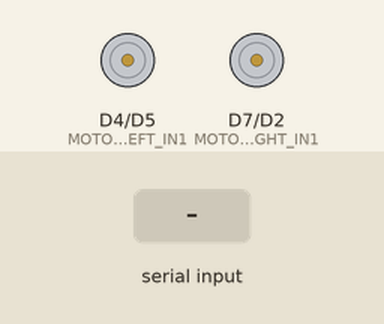
This sketch was run on a simulated ESP8266 (NodeMCU). Shown: motor-driver pin pairs drawn as motors (green arrow = first pin HIGH = forward, orange = second pin HIGH = backward, longer = more drive, scaled by the enable pin). The inputs (shaded band) are chosen by the test bench. What the sketch prints to the serial monitor is not drawn.

Above: at 4.2 s.
4.3 s: "forward\n" received over Serial
At 5.1 s:
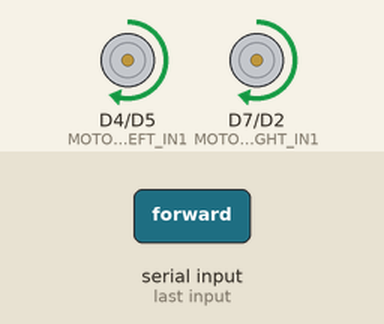
7.3 s: "backward\n" received over Serial
At 8.3 s:
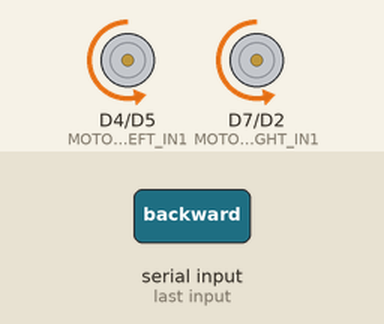
10.3 s: "left\n" received over Serial
At 10.7 s:
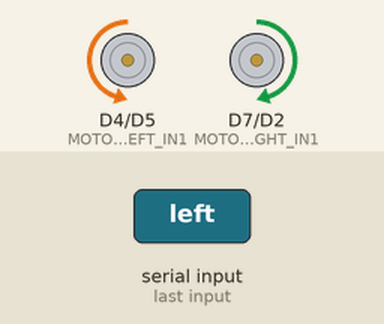
12.8 s: "right\n" received over Serial
At 13.6 s:
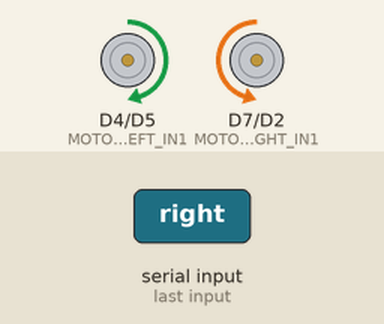
15.3 s: "testleft\n" received over Serial
At 15.9 s:
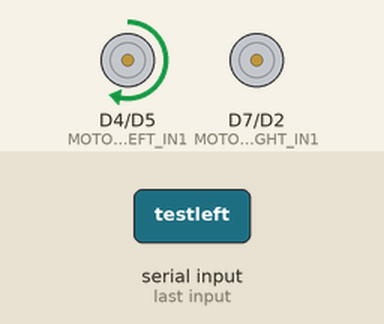
18.3 s: "testright\n" received over Serial
At 19.1 s:
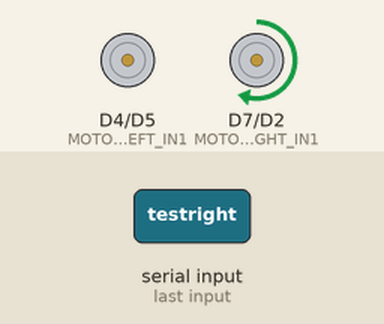
Timing chart, 0 to 21.8 s (numbered marks = the images above; inputs shaded):
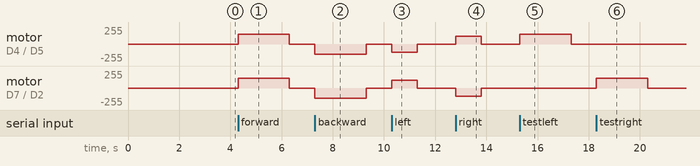

The sketch:

MINIMAL_MOTOR_TEST.ino
```cpp
// FIXED L298N WIRING - SAFE ESP8266 PINS
// ENA-D1, IN1-D4, IN2-D5, ENB-D6, IN3-D7, IN4-D2

void setup() {
    Serial.begin(115200);
    delay(3000);  // Long delay for stability

    Serial.println("╔════════════════════════════════════════╗");
    Serial.println("║   FIXED L298N MOTOR TEST               ║");
    Serial.println("╚════════════════════════════════════════╝");

    Serial.print("Free Heap: ");
    Serial.print(ESP.getFreeHeap());
    Serial.println(" bytes");

    Serial.print("Chip ID: 0x");
    Serial.println(ESP.getChipId(), HEX);

    // FIXED L298N WIRING - SAFE ESP8266 PINS
    const int MOTOR_LEFT_PWM = 5;    // D1 (GPIO5) - ENA (PWM WORKS!)
    const int MOTOR_LEFT_IN1 = 2;    // D4 (GPIO2) - IN1 (KEEP)
    const int MOTOR_LEFT_IN2 = 14;   // D5 (GPIO14) - IN2 (KEEP)
    const int MOTOR_RIGHT_PWM = 12;  // D6 (GPIO12) - ENB (KEEP)
    const int MOTOR_RIGHT_IN1 = 13;  // D7 (GPIO13) - IN3 (KEEP)
    const int MOTOR_RIGHT_IN2 = 4;   // D2 (GPIO4) - IN4 (SAFE PIN)

    // Initialize motor pins as outputs
    pinMode(MOTOR_LEFT_PWM, OUTPUT);
    pinMode(MOTOR_LEFT_IN1, OUTPUT);
    pinMode(MOTOR_LEFT_IN2, OUTPUT);
    pinMode(MOTOR_RIGHT_PWM, OUTPUT);
    pinMode(MOTOR_RIGHT_IN1, OUTPUT);
    pinMode(MOTOR_RIGHT_IN2, OUTPUT);

    // Stop all motors initially
    analogWrite(MOTOR_LEFT_PWM, 0);
    analogWrite(MOTOR_RIGHT_PWM, 0);
    digitalWrite(MOTOR_LEFT_IN1, LOW);
    digitalWrite(MOTOR_LEFT_IN2, LOW);
    digitalWrite(MOTOR_RIGHT_IN1, LOW);
    digitalWrite(MOTOR_RIGHT_IN2, LOW);

    Serial.println("✅ Motor pins initialized successfully");
    Serial.println("System ready for motor commands");
    Serial.println("Type 'help' for available commands");
    Serial.println();
}

void loop() {
    // FIXED L298N WIRING - SAFE ESP8266 PINS
    const int MOTOR_LEFT_PWM = 5;    // D1 (GPIO5) - ENA (PWM WORKS!)
    const int MOTOR_LEFT_IN1 = 2;    // D4 (GPIO2) - IN1 (KEEP)
    const int MOTOR_LEFT_IN2 = 14;   // D5 (GPIO14) - IN2 (KEEP)
    const int MOTOR_RIGHT_PWM = 12;  // D6 (GPIO12) - ENB (KEEP)
    const int MOTOR_RIGHT_IN1 = 13;  // D7 (GPIO13) - IN3 (KEEP)
    const int MOTOR_RIGHT_IN2 = 4;   // D2 (GPIO4) - IN4 (SAFE PIN)

    // Simple serial command processing
    if (Serial.available() > 0) {
        String command = Serial.readStringUntil('\n');
        command.trim();
        command.toLowerCase();

        if (command == "help") {
            Serial.println("Available commands:");
            Serial.println("  forward - Move forward 2 seconds");
            Serial.println("  backward - Move backward 2 seconds");
            Serial.println("  left - Turn left 1 second");
            Serial.println("  right - Turn right 1 second");
            Serial.println("  stop - Stop all motors");
            Serial.println("  status - Show system status");
            Serial.println("  testleft - Test left motor only");
            Serial.println("  testright - Test right motor only");
            Serial.println();

        } else if (command == "forward") {
            Serial.println("Moving forward...");
            // Both motors forward
            digitalWrite(MOTOR_LEFT_IN1, HIGH);
            digitalWrite(MOTOR_LEFT_IN2, LOW);
            digitalWrite(MOTOR_RIGHT_IN1, HIGH);
            digitalWrite(MOTOR_RIGHT_IN2, LOW);
            analogWrite(MOTOR_LEFT_PWM, 150);
            analogWrite(MOTOR_RIGHT_PWM, 150);
            delay(2000);
            // Stop
            analogWrite(MOTOR_LEFT_PWM, 0);
            analogWrite(MOTOR_RIGHT_PWM, 0);
            Serial.println("Forward complete");
            Serial.println();

        } else if (command == "backward") {
            Serial.println("Moving backward...");
            // Both motors backward
            digitalWrite(MOTOR_LEFT_IN1, LOW);
            digitalWrite(MOTOR_LEFT_IN2, HIGH);
            digitalWrite(MOTOR_RIGHT_IN1, LOW);
            digitalWrite(MOTOR_RIGHT_IN2, HIGH);
            analogWrite(MOTOR_LEFT_PWM, 150);
            analogWrite(MOTOR_RIGHT_PWM, 150);
            delay(2000);
            // Stop
            analogWrite(MOTOR_LEFT_PWM, 0);
            analogWrite(MOTOR_RIGHT_PWM, 0);
            Serial.println("Backward complete");
            Serial.println();

        } else if (command == "left") {
            Serial.println("Turning left...");
            // Left motor backward, right motor forward
            digitalWrite(MOTOR_LEFT_IN1, LOW);
            digitalWrite(MOTOR_LEFT_IN2, HIGH);
            digitalWrite(MOTOR_RIGHT_IN1, HIGH);
            digitalWrite(MOTOR_RIGHT_IN2, LOW);
            analogWrite(MOTOR_LEFT_PWM, 120);
            analogWrite(MOTOR_RIGHT_PWM, 120);
            delay(1000);
            // Stop
            analogWrite(MOTOR_LEFT_PWM, 0);
            analogWrite(MOTOR_RIGHT_PWM, 0);
            Serial.println("Left turn complete");
            Serial.println();

        } else if (command == "right") {
            Serial.println("Turning right...");
            // Left motor forward, right motor backward
            digitalWrite(MOTOR_LEFT_IN1, HIGH);
            digitalWrite(MOTOR_LEFT_IN2, LOW);
            digitalWrite(MOTOR_RIGHT_IN1, LOW);
            digitalWrite(MOTOR_RIGHT_IN2, HIGH);
            analogWrite(MOTOR_LEFT_PWM, 120);
            analogWrite(MOTOR_RIGHT_PWM, 120);
            delay(1000);
            // Stop
            analogWrite(MOTOR_LEFT_PWM, 0);
            analogWrite(MOTOR_RIGHT_PWM, 0);
            Serial.println("Right turn complete");
            Serial.println();

        } else if (command == "testleft") {
            Serial.println("Testing LEFT motor only...");
            // Only left motor forward
            digitalWrite(MOTOR_LEFT_IN1, HIGH);
            digitalWrite(MOTOR_LEFT_IN2, LOW);
            analogWrite(MOTOR_LEFT_PWM, 150);
            delay(2000);
            analogWrite(MOTOR_LEFT_PWM, 0);
            Serial.println("Left motor test complete");
            Serial.println();

        } else if (command == "testright") {
            Serial.println("Testing RIGHT motor only...");
            // Only right motor forward
            digitalWrite(MOTOR_RIGHT_IN1, HIGH);
            digitalWrite(MOTOR_RIGHT_IN2, LOW);
            analogWrite(MOTOR_RIGHT_PWM, 150);
            delay(2000);
            analogWrite(MOTOR_RIGHT_PWM, 0);
            Serial.println("Right motor test complete");
            Serial.println();

        } else if (command == "stop") {
            Serial.println("Emergency stop - all motors off");
            analogWrite(MOTOR_LEFT_PWM, 0);
            analogWrite(MOTOR_RIGHT_PWM, 0);
            digitalWrite(MOTOR_LEFT_IN1, LOW);
            digitalWrite(MOTOR_LEFT_IN2, LOW);
            digitalWrite(MOTOR_RIGHT_IN1, LOW);
            digitalWrite(MOTOR_RIGHT_IN2, LOW);
            Serial.println();

        } else if (command == "status") {
            Serial.println("System Status:");
            Serial.print("  Free Heap: ");
            Serial.print(ESP.getFreeHeap());
            Serial.println(" bytes");
            Serial.print("  Uptime: ");
            Serial.print(millis());
            Serial.println(" ms");
            Serial.println("  Motor pins (FIXED L298N WIRING):");
            Serial.println("    LEFT: D1(ENA), D4(IN1), D5(IN2)");
            Serial.println("    RIGHT: D6(ENB), D7(IN3), D2(IN4)");
            Serial.println();

        } else if (command.length() > 0) {
            Serial.print("Unknown command: ");
            Serial.println(command);
            Serial.println("Type 'help' for available commands");
            Serial.println();
        }
    }

    delay(10);  // Small delay for stability
}
```

Measured:
- after the input at 4.3 s, motor on D4 (MOTOR_LEFT_IN1) / D5 (MOTOR_LEFT_IN2), motor on D7 (MOTOR_RIGHT_IN1) / D2 (MOTOR_RIGHT_IN2): stopped → forward 150/255 at once, → stopped 2.0 s later
- after the input at 7.3 s, motor on D4 (MOTOR_LEFT_IN1) / D5 (MOTOR_LEFT_IN2), motor on D7 (MOTOR_RIGHT_IN1) / D2 (MOTOR_RIGHT_IN2): stopped → backward 150/255 at once, → stopped 2.0 s later
- after the input at 10.3 s, motor on D4 (MOTOR_LEFT_IN1) / D5 (MOTOR_LEFT_IN2): stopped → backward 120/255 at once, → stopped 1.0 s later; motor on D7 (MOTOR_RIGHT_IN1) / D2 (MOTOR_RIGHT_IN2): stopped → forward 120/255 at once, → stopped 1.0 s later
- after the input at 12.8 s, motor on D4 (MOTOR_LEFT_IN1) / D5 (MOTOR_LEFT_IN2): stopped → forward 120/255 at once, → stopped 1.0 s later; motor on D7 (MOTOR_RIGHT_IN1) / D2 (MOTOR_RIGHT_IN2): stopped → backward 120/255 at once, → stopped 1.0 s later
- after the input at 15.3 s, motor on D4 (MOTOR_LEFT_IN1) / D5 (MOTOR_LEFT_IN2): stopped → forward 150/255 at once, → stopped 2.0 s later
- after the input at 18.3 s, motor on D7 (MOTOR_RIGHT_IN1) / D2 (MOTOR_RIGHT_IN2): stopped → forward 150/255 at once, → stopped 2.0 s later
